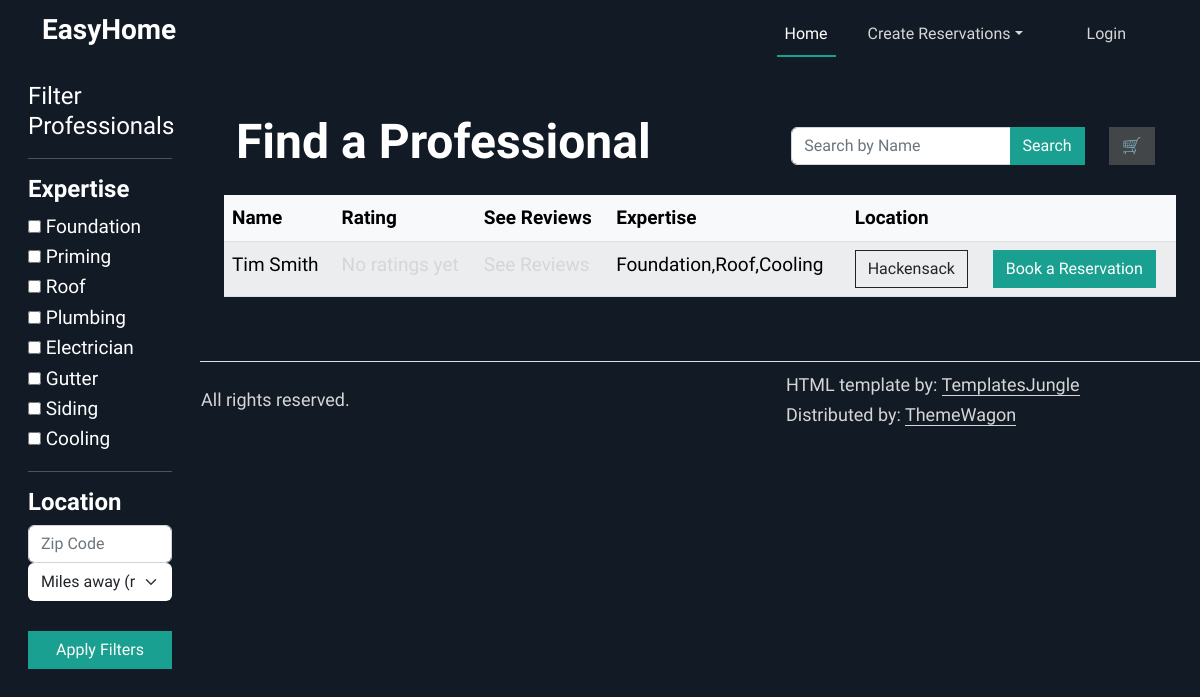
Page /professionals on the earlier database version.
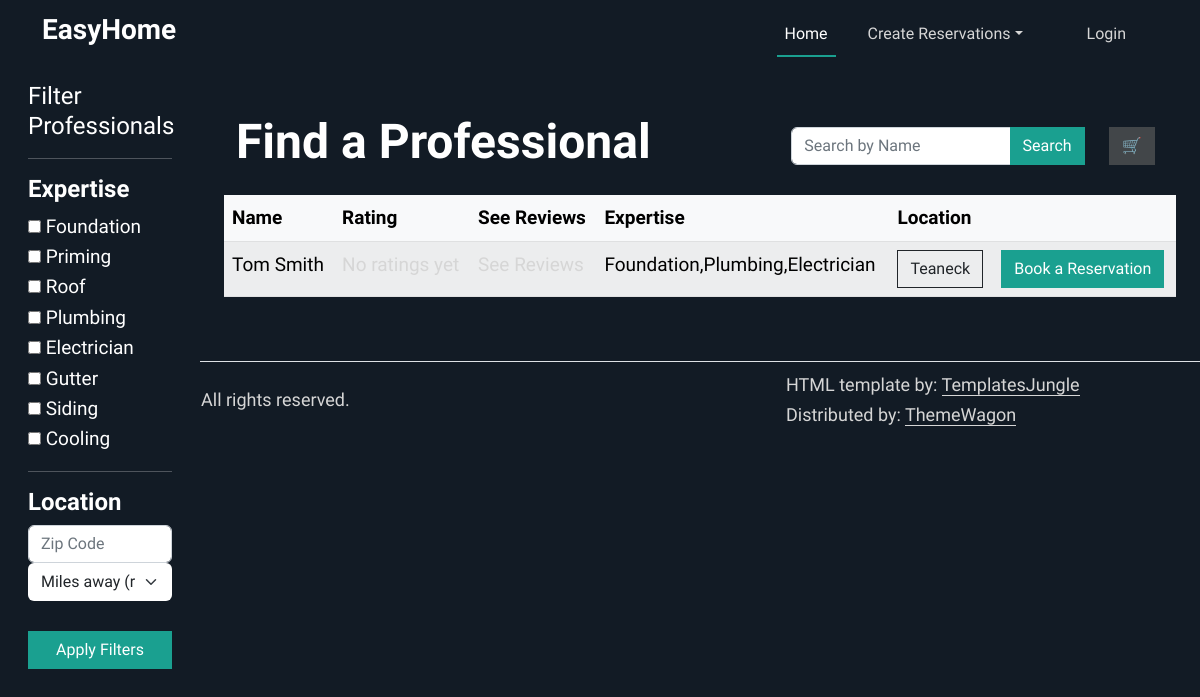
Same page on the later database version.
### tables this page shows
CREATE TABLE professionals (
                  id INTEGER PRIMARY KEY AUTOINCREMENT,
                  user_id INTEGER NOT NULL,
                  profession VARCHAR2(50) NOT NULL,
                  hourly_cost DECIMAL(10,2),
                  description TEXT,
                  is_verified BOOLEAN DEFAULT 0,
                  FOREIGN KEY (user_id) REFERENCES users(id)
            );

CREATE TABLE users (
                id INTEGER PRIMARY KEY AUTOINCREMENT,
                first_name VARCHAR2(25) NOT NULL,
                middle_name VARCHAR2(15),
                last_name VARCHAR2(25) NOT NULL,
                gender CHAR(1) CHECK (gender IN ('M','F','O')) NOT NULL,
                phone_number VARCHAR2(12) NOT NULL,
                email VARCHAR2(50) NOT NULL,
                password VARCHAR2(50) NOT NULL,
                street_number VARCHAR2(10),
                street_name VARCHAR2(35),
                town VARCHAR2(30),
                state CHAR(2),
                zip_code NUMBER(5),
                user_type VARCHAR2(20) CHECK (user_type IN ('customer','professional')) DEFAULT 'customer'
            );

### app.py (the view, shortened to what this page needs)
@app.route('/professionals', methods=["GET", "POST"])
def professionals():
    list = get_professionals()
    user_zip = None
    if current_user.is_authenticated:
        user_zip = get_user_by_id(current_user.id).zip_code
    if 'cart' not in session:
        session['cart'] = []
    cart = session['cart']  # Retrieve cart
    return render_template("professionals.html", professionals=list, user_zip=user_zip, cart=cart)

### templates/professionals.html (shortened to what the changed rows need)
{%extends "base.html"%}
{%block content%}
<div class="container-fluid">
  <div class="row">
    <main class="col-md-9 ms-sm-auto col-lg-10 px-md-4 offset-md-3">
      <section id="feature">
        <div class="container py-5">
          <div class="row align-items-center mb-3">
            <div class="col-md-7">
              <h2>Find a Professional</h2>
            </div>
          </div>
          <div class="row">
            <table class="table table-striped table-light">
              <thead>
                <tr>
                  <th scope="col">Name</th>
                  <th scope="col">Rating</th>
                  <th scope="col">See Reviews</th>
                  <th scope="col">Expertise</th>
                  <th scope="col">Location</th>
                  <th scope="col"></th>
                </tr>
              </thead>
              <tbody>
                {%for prof in professionals%}
                <tr>
                  <td>{{prof.first_name}} {{prof.last_name}}</td>
                  <td>
                    <a href="/submit_review/{{prof.user_id}}">
                      {% if prof.avg_rating > 0 %}
                      <span class="text-warning">
                        {% for i in range(prof.avg_rating|int) %}
                        <i class="fas fa-star"></i>
                        {% endfor %}
                        {% if prof.avg_rating % 1 >= 0.5 %}
                        <i class="fas fa-star-half-alt"></i>
                        {% endif %}
                      </span>
                      {{ prof.avg_rating }} ({{ prof.review_count }} reviews)
                      {% else %}
                      No ratings yet
                      {% endif %}
                    </a>
                  </td>
                  <td>
                    {% if prof.avg_rating > 0 %}
                    <span class="text-warning">
                      {% for i in range(prof.avg_rating|int) %}
                      <i class="fas fa-star"></i>
                      {% endfor %}
                      {% if prof.avg_rating % 1 >= 0.5 %}
                      <i class="fas fa-star-half-alt"></i>
                      {% endif %}
                    </span>
                    <a href="/reviews/{{prof.prof_id}}">{{ prof.avg_rating }} ({{ prof.review_count }} reviews)</a>
                    {% else %}
                    <a href="/reviews/{{prof.prof_id}}">See Reviews</a>
                    {% endif %}
                  </td>
                  <td>{{prof.profession}}</td>
                  <td><button type="button" class="btn btn-outline-dark" data-bs-toggle="modal"
                      data-bs-target="#exampleModal{{ loop.index }}">
                      {{prof.town}}
                    </button>
                  </td>
                  <td><a href="/createReservation/{{prof.prof_id}}" class="btn btn-primary" role="button">Book a
                      Reservation</a></td>
                </tr>
                {%endfor%}
              </tbody>
            </table>
          </div>
        </div>
      </section>
    </main>
  </div>
</div>
{%endblock%}

Differences in the rows shown:
changed professionals "Smith": first_name "Tim" → "Tom"; profession "Foundation,Roof,Cooling" → "Foundation,Plumbing,Electrician"; town "Hackensack" → "Teaneck"
